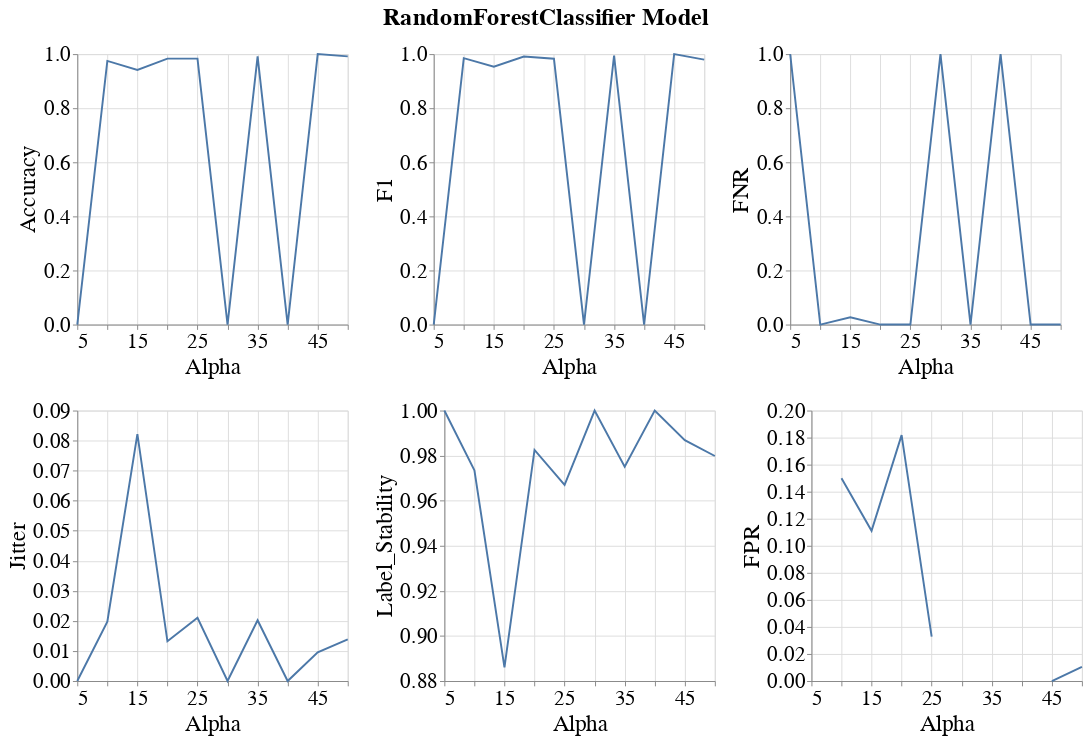

The notebook cell saved with this chart:
### Markdown cell above
### Line band plots for subgroup metrics

### Code cell
visualizer.create_subgroup_metrics_line_band_plot(model_name=MODEL_NAMES[0],
                                                  subgroup_metrics=['Accuracy', 'F1', 'FNR', 'Jitter', 'Label_Stability', 'FPR'])
